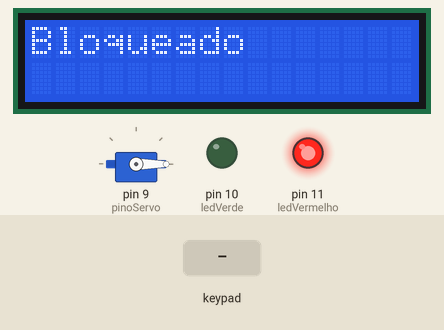
A sketch run on a simulated Arduino Uno, built with avr-gcc and run on an emulated ATmega328P. On the bench: servo, 16×2 character LCD, output pins drawn as LEDs (lit = HIGH). The test bench sets the inputs (shaded band). EEPROM starts erased; what the sketch prints to the serial monitor is not drawn.

Above: at 1.2 s.
1.3 s: keypad keys 2 3 4 5 # pressed 0.4 s apart
At 3.4 s:
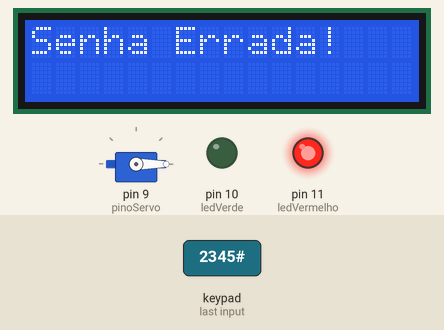
6.0 s: keypad keys 2 3 4 5 pressed 0.4 s apart
At 7.7 s:
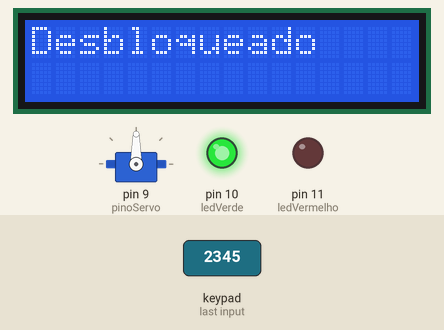
9.1 s: key 'A' pressed
12.1 s: key 'B' pressed
At 13.3 s:
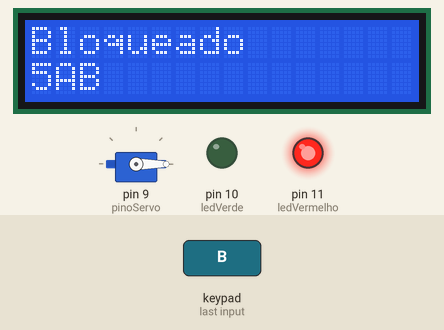
13.6 s: key '1' pressed
At 14.3 s:
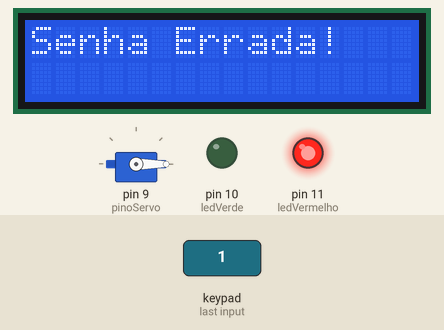
16.6 s: keypad keys 2 3 4 5 * pressed 0.4 s apart
At 20.2 s:
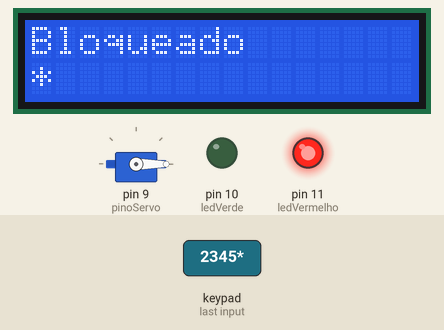
Timing chart, 0 to 21.7 s (numbered marks = the images above; inputs shaded):
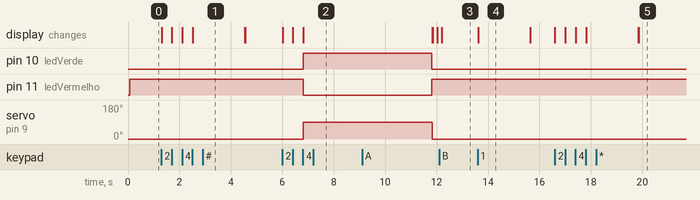

The sketch:

projeto_de_fundamentos_de_sistemas_embarcados1.ino
```cpp
#include <LiquidCrystal_I2C.h>
#include <Wire.h>
#include <Keypad.h>
#include <Servo.h>
#include <EEPROM.h>

LiquidCrystal_I2C lcd(0x20, 16, 2); // Inicialização padrão do PCF8574
int senhaPadrao;
Servo servo; // Inicializando o objeto servo
const int pinoServo = 9;
const int ledVerde = 10;
const int ledVermelho = 11; // Definindo os pinos utilizados e conectados para seus respectivos atuadores para cada variável
bool querMudar = false;
String senhaDigitada = ""; // 	Variaveis necessárias para a lógica da mudança de senha e da string digitada

const byte linhas = 4;
const byte colunas = 4;
char teclas[linhas][colunas] = {
  {'1','2','3','A'},
  {'4','5','6','B'},
  {'7','8','9','C'},
  {'*','0','#','D'}
};// Definindo as teclas como um vetor para facilitar o processo de identificação de qual numero está sendo digitado
byte pinosLinhas[] = {2, 3, 4, 5};
byte pinosColunas[] = {6, 7, 8, A0};

Keypad teclado = Keypad(makeKeymap(teclas), pinosLinhas, pinosColunas, linhas, colunas);
// inicializando o objeto teclado e mapeando para caracteres correspondentes
void setup() {
  EEPROM.get(0, senhaPadrao); // pegando da mémoria EEPROM a senhaPadrao atual, útil para caso a senhaPadrao seja alterada, na inicialização ela já volta a original
  if(senhaPadrao == -1 || senhaPadrao > 9999){
    senhaPadrao = 0;
    EEPROM.put(0, senhaPadrao);
  }// E colocando ela como padrão 0000

  Serial.begin(9600); // inicialização da comunicação serial em 9600 bits por segundo
  servo.attach(pinoServo);
  servo.write(0); //Atribuindo o servo a seu respectivo pino e escrevendo o estado inicial(deitado), 0
  pinMode(ledVermelho, OUTPUT);
  pinMode(ledVerde, OUTPUT);
  // configurando os leds
  lcd.init();
  lcd.backlight();
  lcd.setCursor(0,0); // iniciando o lcd e sua backlight padrões, o cursor fica setado em 0,0 para começar da primeira linha
  digitalWrite(ledVermelho, HIGH);
  digitalWrite(ledVerde, LOW);
  lcd.print("Bloqueado");// o LED vermelho é ativado enquanto o LED verde é desligado, o LCD exibe a mensagem bloqueado
}

void loop() {
  char tecla = teclado.getKey();

  if (tecla) {
    senhaDigitada += tecla;
    lcd.setCursor(0, 1);
    lcd.print(senhaDigitada);
  }// a tecla pressionada é adcionada a variável senhaDigitada para depois ser comparada com a senhaPadrao

  if (senhaDigitada.length() >= 4) {
    int senhaInt = senhaDigitada.toInt();
//senhaDigitada que é uma String é transformada em Int para fins de comparação
    if (senhaInt == senhaPadrao) {
      servo.write(90);
      digitalWrite(ledVermelho, LOW);
      digitalWrite(ledVerde, HIGH);
      // Servo é movido para 90 graus simbolizando a destranca
      lcd.clear(); // Limpa a mensagem do LCD para exibir outra
      lcd.print("Desbloqueado");
      Serial.println("\nAcesso ok! Mudar senha? (Y/N)(3s)");
//O buffer pede para mudar a senha
      long tempoInicio = millis();
      querMudar = false;
      // tempo em 3 segundos para mudar a senha depois é bloqueado novamente
      while(millis() - tempoInicio < 3000) {
        if (Serial.available() > 0) {
          char resposta = Serial.read();
          if(resposta == 'Y' || resposta == 'y'){
            querMudar = true;
            break;
          }
        }
      }

      if(querMudar) {
        Serial.println("Digite a nova senha (ate 4 digitos):");

        while(Serial.available() > 0) { Serial.read(); }
        while(Serial.available() == 0);

        int senhaNova = Serial.parseInt();
        senhaPadrao = senhaNova;
        EEPROM.put(0, senhaPadrao);
        Serial.println("Senha Alterada!"); // Coloca byte por byte na EEPROM a nova senha, util para quebrar o limite de um BYTE de outra função da EEPROM, EEPROM.write()
      }

      delay(2000);
      servo.write(0);
      digitalWrite(ledVerde, LOW);
      digitalWrite(ledVermelho, HIGH);
      lcd.clear();
      lcd.print("Bloqueado");
      // Liga o Led Vermelho e bloqueia de novo
    } else {
      lcd.clear();
      lcd.setCursor(0,0);
      lcd.print("Senha Errada!   ");
      delay(2000);
      lcd.clear();
      lcd.print("Bloqueado");
    }// senha errada continua a bloquear
    // reseta a senha digitada no final
    senhaDigitada = "";
  }
}
```

Measured:
- after the input at 1.3 s, the display: first changes at once (image 1 shows a later state)
- after the input at 6.0 s, pin 10 (ledVerde): LOW → HIGH after 0.81 s; pin 11 (ledVermelho): HIGH → LOW after 0.81 s; servo on pin 9 (pinoServo): 0° → 90° after 0.82 s; the display: first changes at once (image 2 shows a later state)
- after the input at 12.1 s, the display: changes after 0.10 s (image 3)
- after the input at 13.6 s, the display: changes at once (image 4)
- after the input at 16.6 s, the display: first changes at once (image 5 shows a later state)
- what the display in image 4 shows lasts 2.0 s, from 13.6 s to 15.6 s
